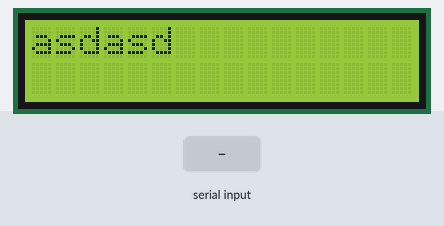
Recording of a sketch running on a simulated Arduino Uno, built with avr-gcc and run on an emulated ATmega328P. Parts: 16×2 character LCD. The test bench sets the inputs (shaded band). What the sketch prints to the serial monitor is not drawn.

Above: at 1.2 s.
1.3 s: byte 30 received over Serial
At 2.3 s:
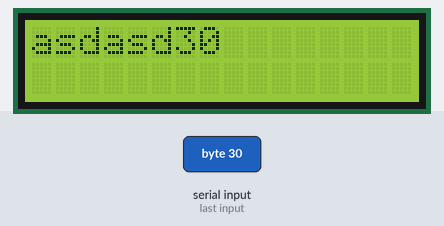
2.8 s: byte 90 received over Serial
At 4.7 s:
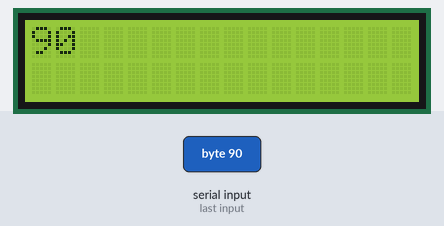
5.8 s: byte 120 received over Serial
At 8.3 s:
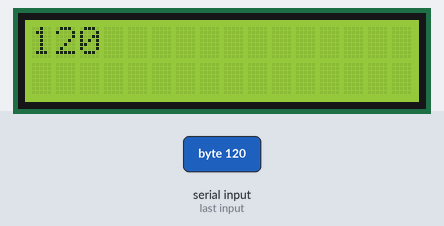
Timing chart, 0 to 9.8 s (numbered marks = the images above; inputs shaded):
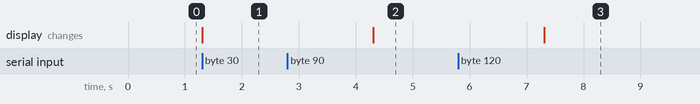

Measured:
- after the input at 1.3 s, the display: changes at once (image 1)
- after the input at 2.8 s, the display: first differs from a run without the input after 1.5 s (image 2)
- after the input at 5.8 s, the display: first differs from a run without the input after 1.5 s (image 3)

The sketch:

RaspiLink.ino
```cpp
#include <LiquidCrystal.h>

LiquidCrystal lcd(1, 2, 4, 5, 6, 7);
int incomingByte = 0;

void setup() {
    lcd.begin(16, 2);
    lcd.print("asdasd");
    Serial.begin(9600);
    // lcd.clear();
}

void loop() {
  if (Serial.available() > 0) {
        incomingByte = Serial.read();

        Serial.print("I received: ");
        Serial.println(incomingByte, DEC);
        lcd.print(incomingByte);
        delay(3000);
        lcd.clear();
    }

}
```
